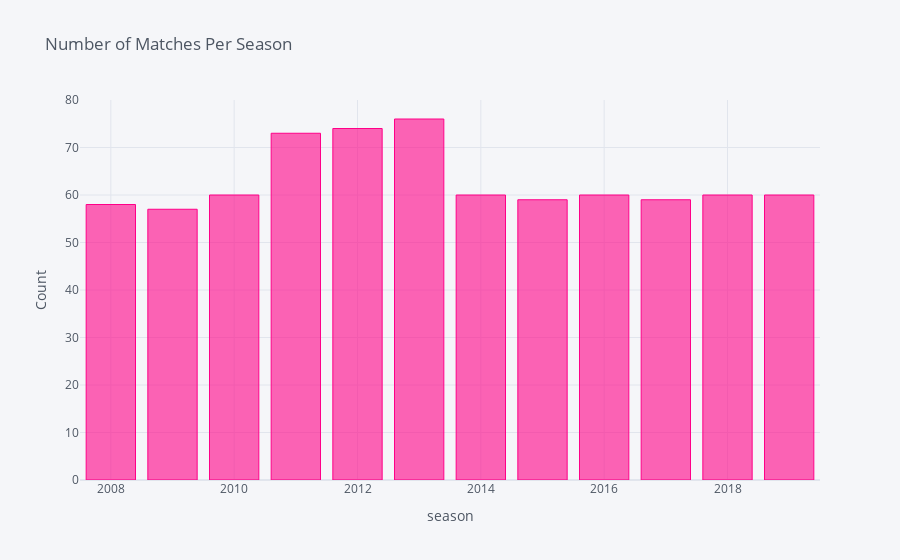

Here is the notebook cell this chart was saved with:
### Markdown cell above
##### Number of matches played per season

### Code cell
matches['season'].value_counts().iplot (kind='bar', xTitle='season', yTitle='Count', title='Number of Matches Per Season', color = 'pink')

### Figure 1 — Plotly figure (JSON) as saved in the notebook; plotly's stock layout.template omitted (floating-point values rounded to 4 significant figures)
{"data": [{"marker": {"color": "rgba(255, 0, 136, 0.6)", "line": {"color": "rgba(255, 0, 136, 1.0)", "width": 1}}, "name": "count", "orientation": "v", "text": "", "type": "bar", "x": [2013, 2012, 2011, 2010, 2014, 2016, 2018, 2019, 2017, 2015, 2008, 2009], "y": [76, 74, 73, 60, 60, 60, 60, 60, 59, 59, 58, 57]}], "layout": {"autosize": true, "legend": {"bgcolor": "#F5F6F9", "font": {"color": "#4D5663"}}, "paper_bgcolor": "#F5F6F9", "plot_bgcolor": "#F5F6F9", "title": {"font": {"color": "#4D5663"}, "text": "Number of Matches Per Season"}, "xaxis": {"autorange": true, "gridcolor": "#E1E5ED", "range": [2008.0, 2020.0], "showgrid": true, "tickfont": {"color": "#4D5663"}, "title": {"font": {"color": "#4D5663"}, "text": "season"}, "type": "linear", "zerolinecolor": "#E1E5ED"}, "yaxis": {"autorange": true, "gridcolor": "#E1E5ED", "range": [0, 80], "showgrid": true, "tickfont": {"color": "#4D5663"}, "title": {"font": {"color": "#4D5663"}, "text": "Count"}, "type": "linear", "zerolinecolor": "#E1E5ED"}}}
